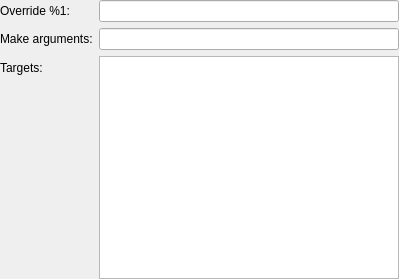
<?xml version="1.0" encoding="UTF-8"?>
<ui version="4.0">
 <class>ROSProjectManager::Internal::ROSCatkinMakeStep</class>
 <widget class="QWidget" name="ROSProjectManager::Internal::ROSCatkinMakeStep">
  <property name="geometry">
   <rect>
    <x>0</x>
    <y>0</y>
    <width>399</width>
    <height>279</height>
   </rect>
  </property>
  <layout class="QFormLayout" name="formLayout">
   <property name="fieldGrowthPolicy">
    <enum>QFormLayout::ExpandingFieldsGrow</enum>
   </property>
   <property name="leftMargin">
    <number>0</number>
   </property>
   <property name="topMargin">
    <number>0</number>
   </property>
   <property name="rightMargin">
    <number>0</number>
   </property>
   <property name="bottomMargin">
    <number>0</number>
   </property>
   <item row="0" column="0">
    <widget class="QLabel" name="makeLabel">
     <property name="text">
      <string>Override %1:</string>
     </property>
     <property name="buddy">
      <cstring>makeLineEdit</cstring>
     </property>
    </widget>
   </item>
   <item row="0" column="1">
    <widget class="QLineEdit" name="makeLineEdit"/>
   </item>
   <item row="1" column="0">
    <widget class="QLabel" name="makeArgumentsLabel">
     <property name="text">
      <string>Make arguments:</string>
     </property>
     <property name="buddy">
      <cstring>makeArgumentsLineEdit</cstring>
     </property>
    </widget>
   </item>
   <item row="1" column="1">
    <widget class="QLineEdit" name="makeArgumentsLineEdit"/>
   </item>
   <item row="2" column="0">
    <widget class="QLabel" name="targetsLabel">
     <property name="text">
      <string>Targets:</string>
     </property>
     <property name="buddy">
      <cstring>targetsList</cstring>
     </property>
    </widget>
   </item>
   <item row="2" column="1">
    <widget class="QListWidget" name="targetsList"/>
   </item>
  </layout>
 </widget>
 <resources/>
 <connections/>
</ui>
